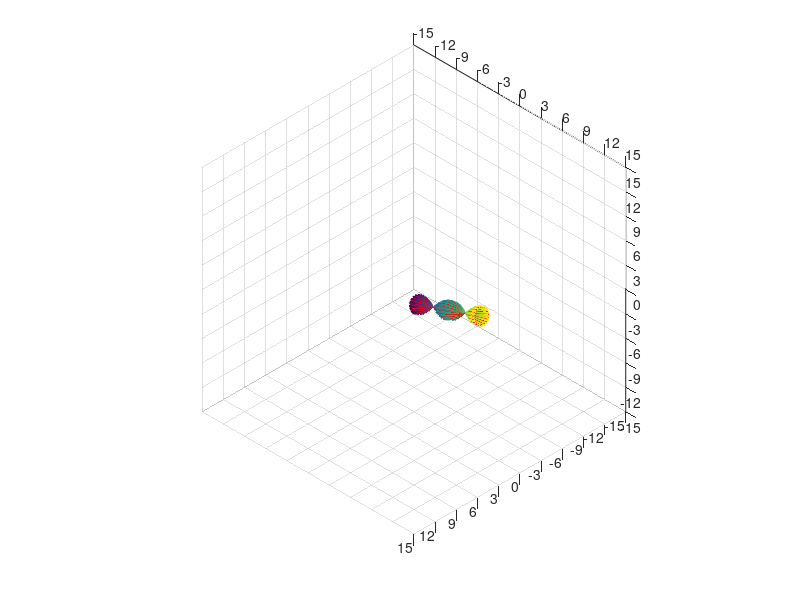

Recreate this plot in MATLAB.
tic;
%[s]Starts the program timer.

clc;
%[]Clears the command window.

clear;
%[]Clears the variable workspace.

format('Compact');
%[]Makes the command window output single-space.

format('LongG');
%[]Sets the command window to display 16 digits per variable.

close('All');
%[]Closes all figures.

%%
%DATA:

theta = (0:1:360) * pi / 180;
%[rad]Angles.

r = cos(theta);
%[m]Radii.

[x,y,z] = cylinder(r);
%[m,m,m]Generates the data for a cylinder.

%%
%ANIMATE CYLINDER:

ScreenSize = get(0,'ScreenSize');
%[]Determines the location and dimensions of the current monitor.

Window = figure( ...
    'Color','w', ...
    'Name','VEHICLE ANIMATION', ...
    'NumberTitle','Off', ...
    'OuterPosition',ScreenSize);
%[]Initiates a window and adjusts its properties.

Extent = 15;
%[]Axes limits.

Axes = axes( ...
    'CameraPosition',Extent*[1,1,1], ...
    'CameraTarget',[0,0,0], ...
    'NextPlot','Add', ...
    'Parent',Window, ...
    'PlotBoxAspectRatio',[1,1,1], ...
    'XGrid','On', ...
    'YGrid','On', ...
    'ZGrid','On', ...
    'XLim',Extent * [-1,1], ...
    'YLim',Extent * [-1,1], ...
    'ZLim',Extent * [-1,1], ...
    'XTick',Extent*(-1:0.2:1), ...
    'YTick',Extent*(-1:0.2:1), ...
    'ZTick',Extent*(-1:0.2:1));
%[]Adds an axes to the specified window and adjusts its properties.

for k = 1:1:1000
    
    cla(Axes);
    %[]Clears all plots from the specified axes.
    
    Plot = mesh(x + 0.001 * k,y + 0.001 * k,10 * z + 0.001 * k, ...
        'FaceColor','r', ...
        'Parent',Axes);
    %[]Adds a mesh plot to the specified axes and adjusts its properties.
    
    rotate(Plot,[1,0,0],k);
    %[]Rotates the mesh plot about the x-axis by k degrees.
    
    rotate(Plot,[0,1,0],k);
    %[]Rotates the mesh plot about the y-axis by k degrees.
    
    rotate(Plot,[0,0,1],k);
    %[]Rotates the mesh plot about the z-axis by k degrees.
    
    pause(0.001);
    %[]Pauses the animation for the specified time.
    
end

%%
%[]DISPLAY SIMULATION TIME:

SimulationTime = toc;
%[s]Stops the program timer.

fprintf('Simulation Time: %0.3f seconds\n',SimulationTime);
%[]Displays the simulation time on the command window.
%===================================================================================================